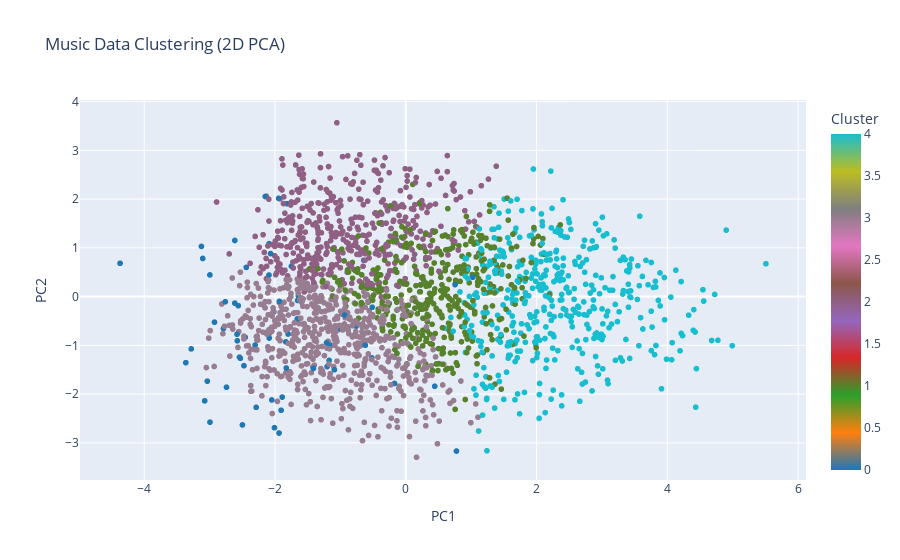

Write notebook code for a chart like this one.
### Code cell
# Reduce dimensions
pca = PCA(2)
features_reduced = pca.fit_transform(features_scaled)

# Create a DataFrame for the plot
plot_df = pd.DataFrame(features_reduced, columns=['PC1', 'PC2'])
plot_df['Cluster'] = spotify_2k['Cluster']

# Plotting
fig = px.scatter(plot_df, x='PC1', y='PC2', color='Cluster', title='Music Data Clustering (2D PCA)',
                 color_continuous_scale=px.colors.qualitative.D3)
fig.show()

### Figure 1 — Plotly figure (JSON) as saved in the notebook; plotly's stock layout.template omitted (floating-point values rounded to 4 significant figures; data arrays with more than 128 entries replaced by an {"elided": "..."} marker saying what was removed)
{"data": [{"hovertemplate": "PC1=%{x}<br>PC2=%{y}<br>Cluster=%{marker.color}<extra></extra>", "legendgroup": "", "marker": {"color": {"elided": "1994 int values"}, "coloraxis": "coloraxis", "symbol": "circle"}, "mode": "markers", "name": "", "showlegend": false, "type": "scattergl", "x": {"elided": "1994 float values"}, "xaxis": "x", "y": {"elided": "1994 float values"}, "yaxis": "y"}], "layout": {"coloraxis": {"colorbar": {"title": {"text": "Cluster"}}, "colorscale": [[0, "#1F77B4"], [0.1111, "#FF7F0E"], [0.2222, "#2CA02C"], [0.3333, "#D62728"], [0.4444, "#9467BD"], [0.5556, "#8C564B"], [0.6667, "#E377C2"], [0.7778, "#7F7F7F"], [0.8889, "#BCBD22"], [1, "#17BECF"]]}, "legend": {"tracegroupgap": 0}, "title": {"text": "Music Data Clustering (2D PCA)"}, "xaxis": {"anchor": "y", "domain": [0, 1], "title": {"text": "PC1"}}, "yaxis": {"anchor": "x", "domain": [0, 1], "title": {"text": "PC2"}}}}
